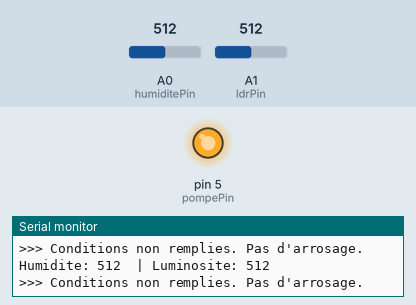
Bench run of a sketch on a simulated Arduino Uno, built with avr-gcc and run on an emulated ATmega328P. Shown: output pins drawn as LEDs (lit = HIGH), the last lines printed to the serial monitor. Inputs (shaded band) come from the test bench; at power-on: A1 (ldrPin) = 512, A0 (humiditePin) = 512.

Above: at 2.8 s.
2.9 s: A1 (ldrPin) set to 32
5.6 s: A1 (ldrPin) set to 26
At 7.3 s:
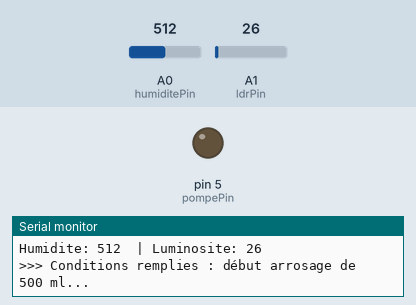
Timing chart, 0 to 8.8 s (numbered marks = the images above; inputs shaded):
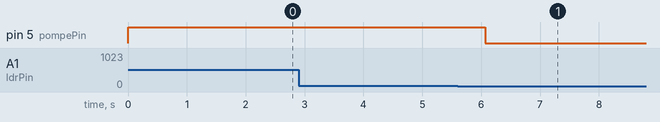

Measured:
- the behaviour switches between 30 and 29 on A1 (ldrPin) (found by bisection; images 0 and 1)
- after the input at 5.6 s, pin 5 (pompePin): HIGH → LOW after 0.47 s

The sketch:

kounaktif.ino
```cpp
// Broches
const int pompePin = 5;             // Pompe connectée via relais
const int humiditePin = A0;         // Capteur d’humidité
const int ldrPin = A1;              // LDR

// Seuils ajustables
int seuilHumidite = 500;           // Seuil de sécheresse du sol (à ajuster)
int seuilLuminosite = 30;         // Seuil pour détecter le soir (plus haut = plus sombre)

// Durée d’arrosage pour 500 ml (ajuster après test)
unsigned long dureeArrosage = 10000;  // en millisecondes (ici 10 secondes)

void setup() {
  pinMode(pompePin, OUTPUT);
  digitalWrite(pompePin, HIGH);
  Serial.begin(9600);
}

void loop() {
  int humidite = analogRead(humiditePin);
  int luminosite = analogRead(ldrPin);

  Serial.print("Humidite: ");
  Serial.print(humidite);
  Serial.print("  | Luminosite: ");
  Serial.println(luminosite);

  // Condition : sol sec ET il fait sombre (soir)
  if (humidite > seuilHumidite && luminosite < seuilLuminosite) {
    Serial.println(">>> Conditions remplies : début arrosage de 500 ml...");
    digitalWrite(pompePin, LOW);
    delay(dureeArrosage);  // Pompe ON pendant X secondes
    digitalWrite(pompePin, HIGH);
    Serial.println(">>> Arrosage terminé !");

    delay(60 * 60 * 1000 *8 );  // Pause d'24h pour éviter de relancer trop souvent
  } else {
    Serial.println(">>> Conditions non remplies. Pas d'arrosage.");
  }

  delay(2000); // Pause entre chaque vérification
}
```
